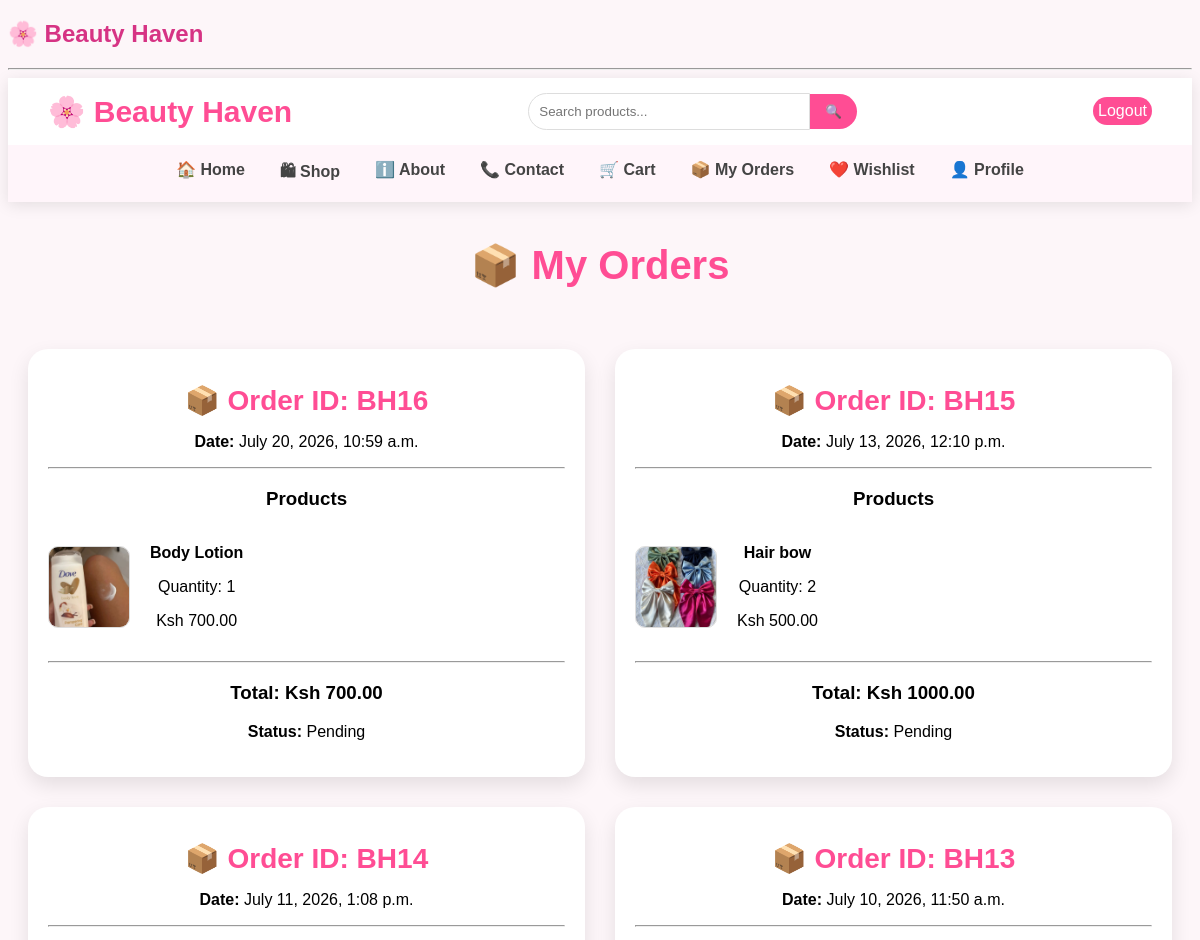
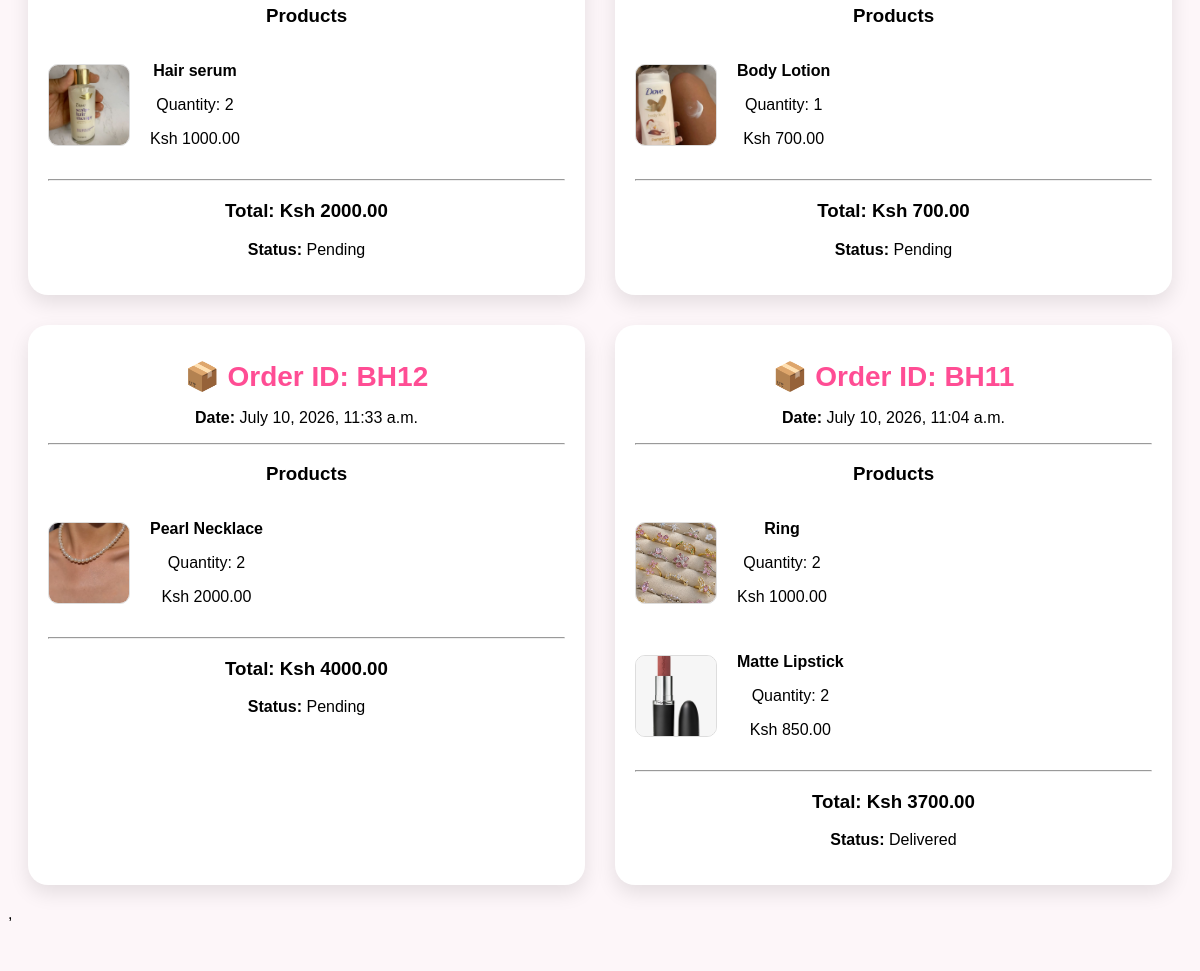
Page /orders/ (signed in, upper part) on the earlier database version (2 pictures, top to bottom).
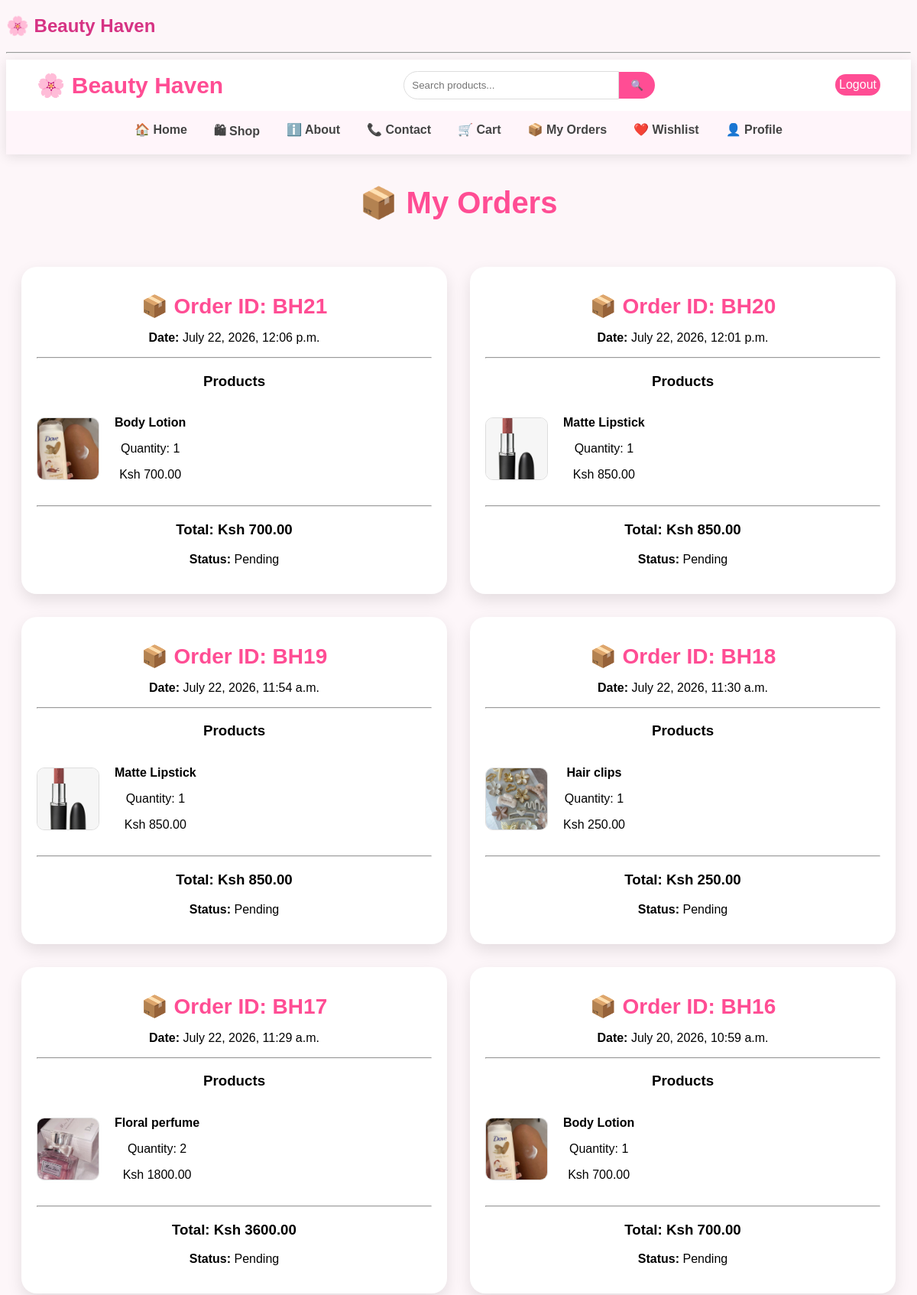
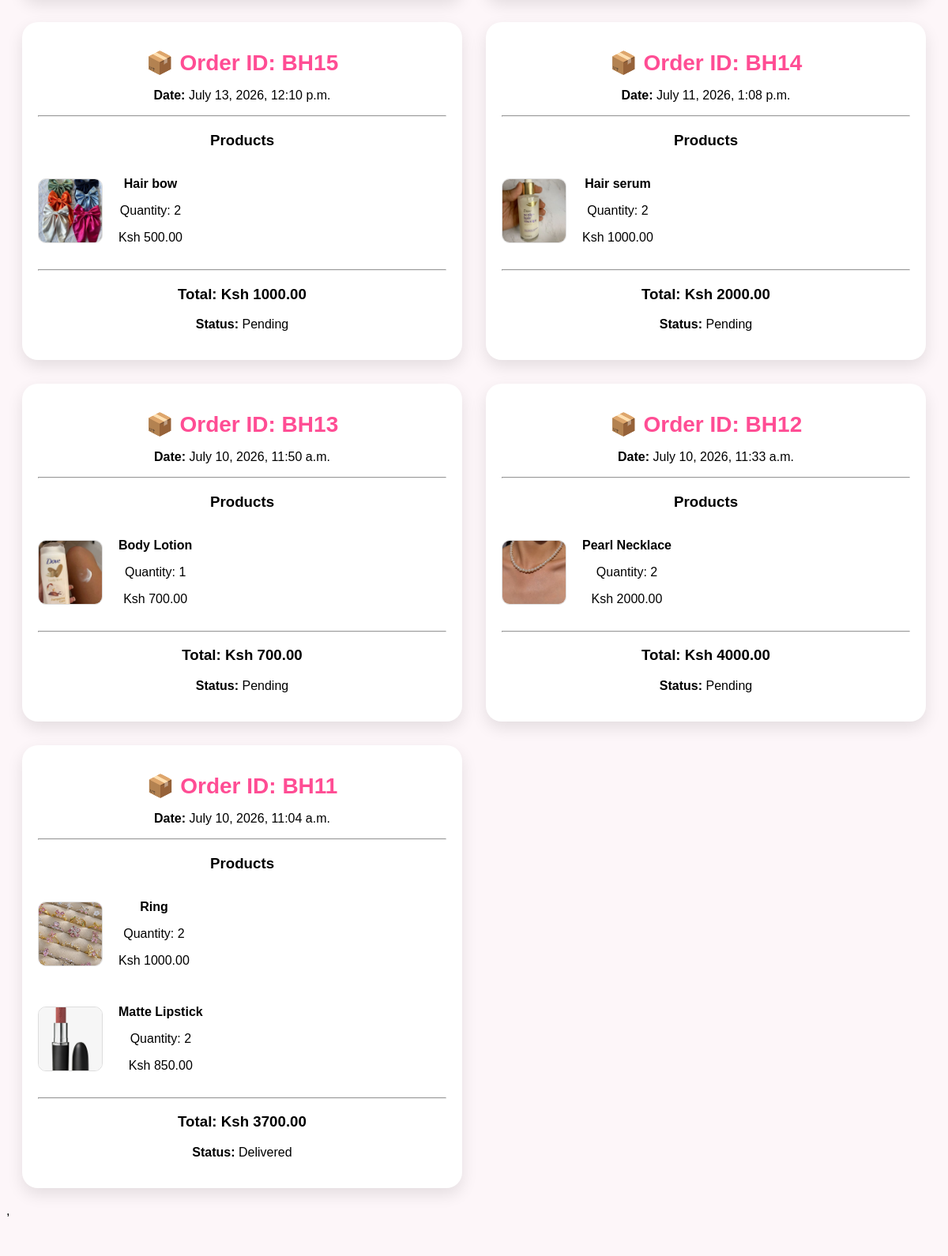
Same page on the later database version (2 pictures, top to bottom).
### store/models.py (models this page shows, shortened)
class Order(models.Model):
    STATUS_CHOICES = [
        ('Pending', 'Pending'),
        ('Delivered', 'Delivered'),
        ('Cancelled', 'Cancelled'),
    ]
    user = models.ForeignKey(User, on_delete=models.CASCADE)
    name = models.CharField(max_length=100)
    phone = models.CharField(max_length=20)
    location = models.CharField(max_length=200)
    total = models.DecimalField(max_digits=10, decimal_places=2)
    status = models.CharField(
        max_length=20,
        choices=STATUS_CHOICES,
        default='Pending'
    )
    created_at = models.DateTimeField(auto_now_add=True)

class OrderItem(models.Model):
    order = models.ForeignKey(Order, on_delete=models.CASCADE)
    product = models.ForeignKey(Products, on_delete=models.CASCADE)
    quantity = models.PositiveIntegerField(default=1)
    price = models.DecimalField(max_digits=10, decimal_places=2)

class Products(models.Model):
    category = models.ForeignKey(
        Category,
        on_delete=models.SET_NULL,
        null=True,
        blank=True
    )
    name = models.CharField(max_length=100)
    price = models.DecimalField(max_digits=10, decimal_places=2)
    description = models.TextField()
    image = models.ImageField(upload_to='products/', null=True, blank=True)

### store/views.py (the view)
# urls.py: path('orders/', views.orders, name='orders'),
@login_required
def orders(request):
    orders = Order.objects.filter(user=request.user)\
        .prefetch_related('orderitem_set')\
        .order_by('-created_at')
    return render(request, 'store/orders.html', {
        'orders': orders
    })

### store/templates/store/orders.html
{% extends 'main.html' %}
{% block content %}
<div class="container">
    <h1 class="page-title">📦 My Orders</h1>
    {% if orders %}
    <div class="orders-grid">
        {% for order in orders %}
        <div class="product-card">
            <h2>📦 Order ID: BH{{ order.id }}</h2>
            <p><strong>Date:</strong> {{ order.created_at }}</p>
            <hr>
            <h3>Products</h3>
            {% for item in order.orderitem_set.all %}
            <div style="display:flex; align-items:center; gap:20px; margin-bottom:15px;">
                {% if item.product.image %}
                <img src="{{ item.product.image.url }}" alt="{{ item.product.name }}" class="order-image">
                {% endif %}
                <div>
                    <p><strong>{{ item.product.name }}</strong></p>
                    <p>Quantity: {{ item.quantity }}</p>
                    <p>Ksh {{ item.price }}</p>
                </div>
            </div>
            {% empty %}
            <p>No products found.</p>
            {% endfor %}
            <hr>
            <h3>Total: Ksh {{ order.total }}</h3>
            <p><strong>Status:</strong> {{ order.status }}</p>
        </div>
        {% endfor %}
    </div>
    {% else %}
    <h3>You haven't placed any orders yet.</h3>
    {% endif %}
</div>
{% endblock %}

### templates/main.html (shortened to what this page needs)
 {% load static %}
 <!DOCTYPE html>
<html>
<head>
    <link rel="stylesheet" href="{% static 'style/main.css' %}">
</head>
<body>
    <h2>🌸 Beauty Haven</h2>
    <hr>
    {% include 'navbar.html'%}
{% block content %}
{% endblock %}
{% include 'store/footer.html'%}
</body>
</html>

### templates/navbar.html (shortened to what this page needs)
<header class="navbar">
    <div class="top-nav">
        <div class="logo">
            <a href="{% url 'home' %}">🌸 Beauty Haven</a>
        </div>
        <form method="GET" action="{% url 'shop' %}" class="search-form">
            <input type="text" name="q" placeholder="Search products...">
            <button type="submit">🔍</button>
        </form>
        <div class="account">
            {% if user.is_authenticated %}
                <form method="post" action="{% url 'logout' %}">
                    <button class="logout-btn" type="submit">Logout</button>
                </form>
            {% else %}
                <a class="login-btn" href="{% url 'login' %}">Login</a>
            {% endif %}
        </div>
    </div>
    <div class="bottom-nav">
        <a href="{% url 'home' %}">🏠 Home</a>
        <a href="{% url 'shop' %}">🛍 Shop</a>
        <a href="{% url 'about' %}">ℹ️ About</a>
        <a href="{% url 'contact' %}">📞 Contact</a>
        <a href="{% url 'cart' %}">🛒 Cart</a>
        <a href="{% url 'orders' %}">📦 My Orders</a>
        <a href="{% url 'wishlist' %}">❤️ Wishlist</a>
        <a href="{% url 'profile' %}">👤 Profile</a>
    </div>
</header>

### store/templates/store/footer.html (shortened to what this page needs)
,

### store/static/style/main.css (style rules this page uses)
body { background-color: #fdf6f9; font-family: Arial, sans-serif; }
h2 { color: #d63384; }
.navbar { background:white; box-shadow:0 3px 15px rgba(0,0,0,.1); position:sticky; top:0; z-index:1000; }
.top-nav { display:flex; justify-content:space-between; align-items:center; padding:15px 40px; }
.logo a { text-decoration:none; color:#ff4d94; font-size:30px; font-weight:bold; }
.search-form { display:flex; }
.search-form input { width:260px; padding:10px; border:1px solid #ddd; border-radius:25px 0 0 25px; outline:none; }
.search-form button { padding:10px 15px; border:none; background:#ff4d94; color:white; border-radius:0 25px 25px 0; cursor:pointer; }
.bottom-nav { display:flex; justify-content:center; gap:35px; padding:15px; background:#fff5fa; }
.bottom-nav a { text-decoration:none; color:#444; font-weight:bold; }
.account { display: flex; align-items: center; gap: 15px; }
.search-form { display: flex; align-items: center; margin: 0; }
.search-form input { margin: 0; }
.search-form button { margin: 0; }
.login-btn, .logout-btn { background:#ff4d94; color:white; padding:5px 5px; border:none; border-radius:30px; text-decoration:none; cursor:pointer; font-size:16px; }
.order-image { width:80px; height:80px; object-fit:cover; border-radius:10px; border:1px solid #ddd; }
.page-title { text-align:center; color:#ff4d94; margin:40px 0; font-size:40px; }
.product-card { background:#fff; border-radius:20px; padding:20px; text-align:center; box-shadow:0 8px 20px rgba(0,0,0,.1); transition:.3s; }
.product-card h2 { color:#ff4d94; margin:15px 0; font-size:28px; }
.orders-grid { display:grid; grid-template-columns:repeat(auto-fit,minmax(380px,1fr)); gap:30px; padding:20px; }

Differences in the rows shown:
added Order: id "21", created_at "July 22, 2026, 12:06 p.m.", total "700.00", status "Pending"
added OrderItem: product.image (picture), product.name "Body Lotion", quantity "1", price "700.00", shown under "21"
added Order: id "20", created_at "July 22, 2026, 12:01 p.m.", total "850.00", status "Pending"
added OrderItem: product.image (picture), product.name "Matte Lipstick", quantity "1", price "850.00", shown under "20"
added Order: id "19", created_at "July 22, 2026, 11:54 a.m.", total "850.00", status "Pending"
added OrderItem: product.image (picture), product.name "Matte Lipstick", quantity "1", price "850.00", shown under "19"
added Order: id "18", created_at "July 22, 2026, 11:30 a.m.", total "250.00", status "Pending"
added OrderItem: product.image (picture), product.name "Hair clips", quantity "1", price "250.00", shown under "18"
added Order: id "17", created_at "July 22, 2026, 11:29 a.m.", total "3600.00", status "Pending"
added OrderItem: product.image (picture), product.name "Floral perfume", quantity "2", price "1800.00", shown under "17"
